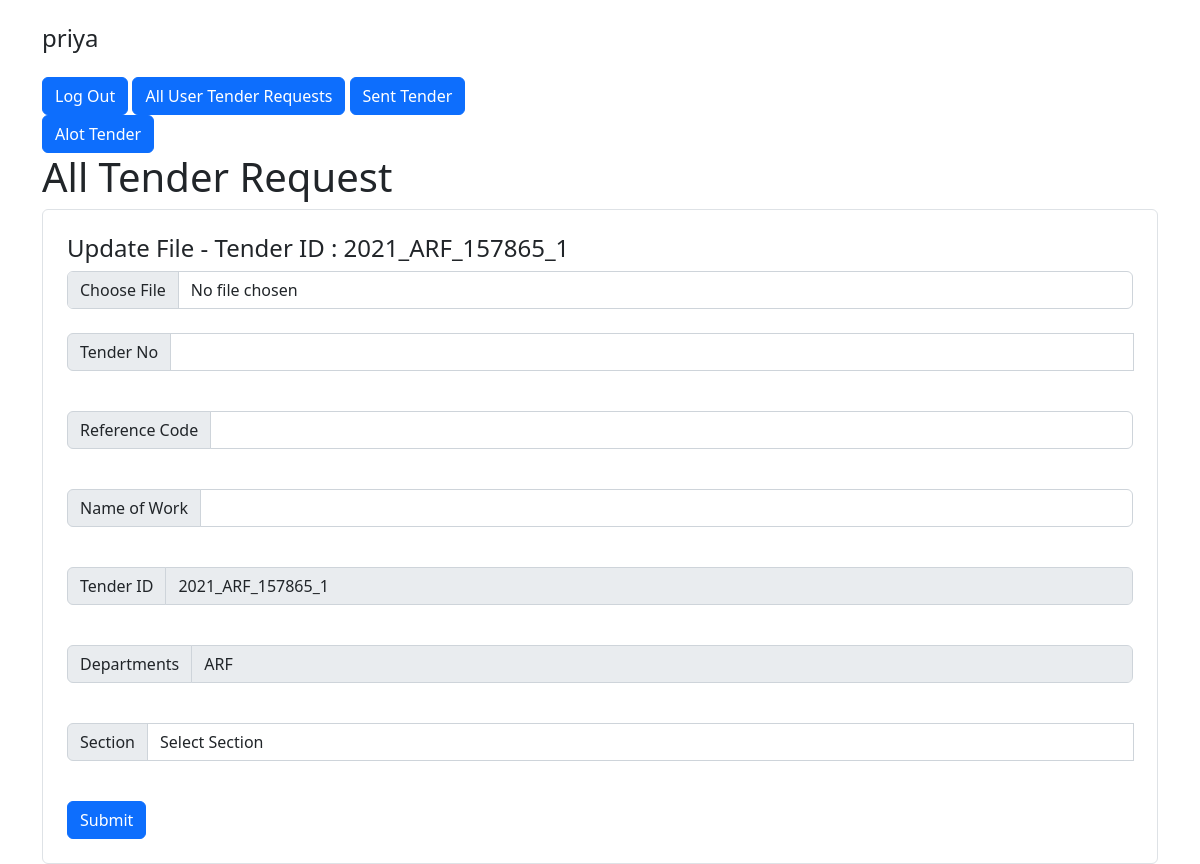
The app's page /tender-requests/update.php?id=5 (signed in), older data.
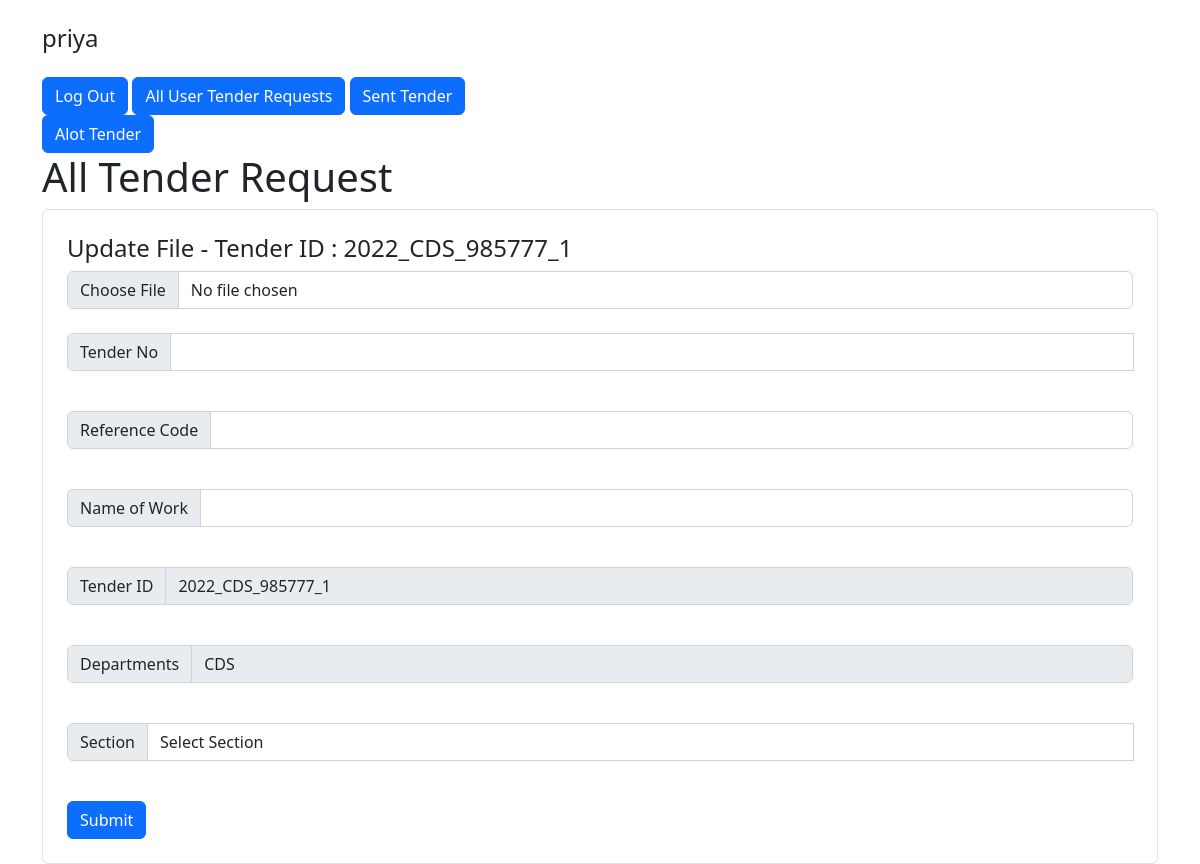
The same page, newer data.
### tables this page shows
CREATE TABLE `user_tender_requests` (
  `id` int(11) NOT NULL,
  `user_id` int(11) NOT NULL,
  `tender_id` int(11) NOT NULL,
  `created_at` timestamp NOT NULL DEFAULT current_timestamp(),
  `status` varchar(15) NOT NULL,
  `tender_no` varchar(20) DEFAULT NULL,
  `name_of_work` varchar(255) DEFAULT NULL,
  `file_name` varchar(40) DEFAULT NULL,
  `reference_code` varchar(20) DEFAULT NULL,
  `section_id` varchar(20) NOT NULL,
  `sent_at` datetime DEFAULT NULL,
  `edit_user_id` int(11) DEFAULT NULL,
  `allotted_at` datetime DEFAULT NULL,
  `updated_at` datetime DEFAULT current_timestamp() ON UPDATE current_timestamp(),
  `reminder_days` int(11) DEFAULT NULL
);

CREATE TABLE `tenders` (
  `id` int(11) NOT NULL,
  `due_date` date DEFAULT NULL,
  `tenderID` varchar(255) DEFAULT NULL,
  `department_id` int(11) DEFAULT NULL
);

### tender-requests/update.php (the view, shortened to what the changed rows need)
<?php
require_once "../config.php";
$allDepartmentQuery = "SELECT * FROM department ORDER BY name ASC;";
$departments = $link->query($allDepartmentQuery);
$query = "SELECT users.username, users.email, users.id as userID, department.name as departmentName,
tenders.tenderID, user_tender_requests.id, tenders.due_date, user_tender_requests.created_at FROM `user_tender_requests`
inner join `users` on user_tender_requests.user_id= users.id inner join `tenders` on user_tender_requests.tender_id = tenders.id
inner join `department` on tenders.department_id = department.id where user_tender_requests.id=?;";
$updateTenderRequest = $link->prepare($query);
$updateTenderRequest->bind_param("i", $_GET['id']);
if ($updateTenderRequest->execute()) {
    $tenderRequest = $updateTenderRequest->get_result()->fetch_assoc();
}
?>
<!DOCTYPE html>
<html lang="en">
<head>
    <link href="https://cdn.jsdelivr.net/npm/bootstrap@5.2.0-beta1/dist/css/bootstrap.min.css" rel="stylesheet">
</head>
<body>
    <div class="container">
        <div class="row justify-content-center">
            <div class="col-lg-12">
                <h1>All Tender Request</h1>
                <div class="form-wrap border rounded p-4 ">
                    <div class="box box-primary">
                        <div class="box-header">
                            <h4 class="box-title">Update File - Tender ID : <?php echo $tenderRequest['tenderID'] ?> </h4>
                        </div>
                        <form method="POST" accept-charset="UTF-8" role="form" enctype="multipart/form-data">
                            <div class="box-body">
                                <br>
                                <br>
                                <br>
                                <br>
                                <div class="input-group mb-3">
                                    <span class="input-group-text">Tender ID</span>
                                    <input type="text" class="form-control" placeholder="" name="tender_id" value="<?php echo $tenderRequest['tenderID'] ?>" disabled>
                                </div><br>
                                <div class="input-group mb-3">
                                    <span class="input-group-text">Departments</span>
                                    <select name="department_id" class="form-control" required="" disabled>
                                        <?php if ($departments->num_rows > 0) {
                                            while ($row = $departments->fetch_assoc()) { ?>
                                                <option <?php echo 'value="' .  $row["id"] . '"';
                                                        if ($tenderRequest['departmentName'] == $row["name"]) {
                                                            echo "selected=''";
                                                        } ?>><?= $row["name"] ?></option>
                                        <?php }
                                        } ?>
                                    </select>
                                </div><br>
                                <br>
                            </div>
                        </form>
                    </div>
                </div>
            </div>
        </div>
    </div>
</body>
</html>

Row changes from the older to the newer data that the page shows:
changed user_tender_requests: tender.tenderID "2021_ARF_157865_1" → "2022_CDS_985777_1"; tender_id "2021_ARF_157865_1" → "2022_CDS_985777_1"
Text that changed along with them:
form field department_id: "ARF" → "CDS"
